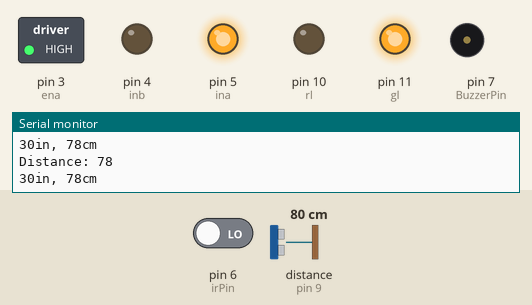
This sketch was run on a simulated Arduino Uno, built with avr-gcc and run on an emulated ATmega328P. Shown: switched loads named in the sketch (green lamp = pin HIGH), output pins drawn as LEDs (lit = HIGH), buzzer (waves = sounding, pin HIGH), the last lines printed to the serial monitor. Wiring (inferred from the names in the program): ultrasonic range finder: trigger pin 8; echo pin 9. The test bench sets the inputs (shaded band); at power-on: distance to the obstacle (sensor on pin 9) 80 cm, pin 6 (irPin) LOW. The echo pulse lasts 58.3 µs per cm; pins used as bus, display or sensor lines are not drawn.

Above: at 1.2 s.
1.3 s: distance to the obstacle (sensor on pin 9) set to 30 cm
2.8 s: distance to the obstacle (sensor on pin 9) set to 26 cm
At 4.0 s:
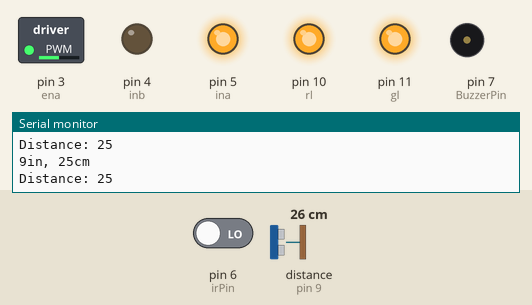
4.3 s: pin 6 (irPin) driven HIGH
At 5.3 s:
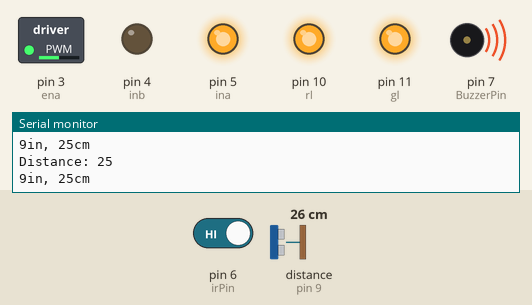
5.8 s: distance to the obstacle (sensor on pin 9) set to 35 cm
At 7.0 s:
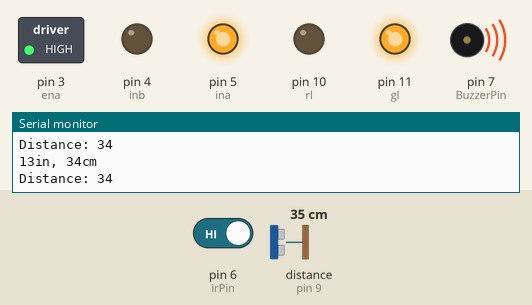
7.3 s: pin 6 (irPin) driven LOW
At 7.9 s:
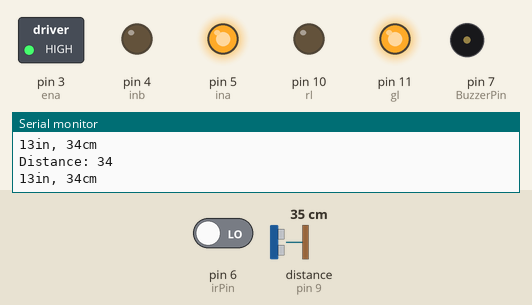
8.8 s: distance to the obstacle (sensor on pin 9) set to 9 cm
At 10.3 s:
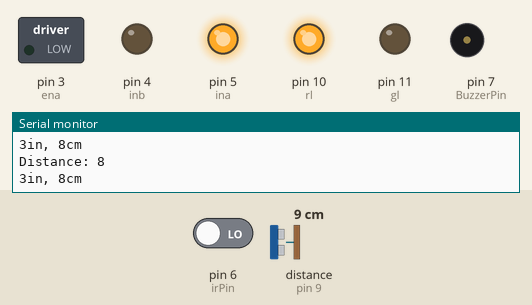
Timing chart, 0 to 11.4 s (numbered marks = the images above; inputs shaded):
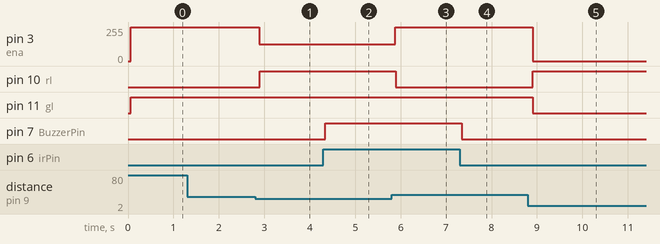

Measured:
- the behaviour switches between 29 and 28 cm on distance to the obstacle (sensor on pin 9) (found by bisection; images 0 and 1)
- after the input at 2.8 s, pin 3 (ena): 255/255 → 127/255 after 0.09 s; pin 10 (rl): LOW → HIGH after 0.10 s
- after the input at 4.3 s, pin 7 (BuzzerPin): LOW → HIGH at once
- after the input at 5.8 s, pin 3 (ena): 127/255 → 255/255 after 0.09 s; pin 10 (rl): HIGH → LOW after 0.09 s
- after the input at 7.3 s, pin 7 (BuzzerPin): HIGH → LOW at once
- after the input at 8.8 s, pin 3 (ena): 255/255 → 0/255 after 0.11 s; pin 10 (rl): LOW → HIGH after 0.11 s; pin 11 (gl): HIGH → LOW after 0.11 s

The sketch:

Adaptive_Cruise_Control.ino
```cpp
//const int pingPin = 7;
const int trigPin = 8;
const int echoPin = 9;
const int irPin = 6;
const int BuzzerPin = 7;
const int ina = 5;
const int inb = 4;
const int ena = 3;
const int rl = 10;
const int gl = 11;

int cm, inches, distance;
long duration;

void setup()
{
  Serial.begin(9600); // initialize serial communication
  // pinMode(3, OUTPUT); // initialize motor at pin 3 as output
  // pinMode(2, OUTPUT); // initialize LED at pin 2 as output
  pinMode(rl, OUTPUT); // initialize LED at pin 8 as output
  pinMode(gl, OUTPUT); // initialize LED at pin 9 as output

  pinMode(ena, OUTPUT);
  pinMode(ina, OUTPUT);
  pinMode(inb, OUTPUT);

  pinMode(irPin, INPUT);
  pinMode(BuzzerPin, OUTPUT);

  pinMode(trigPin, OUTPUT); // Sets the trigPin as an Output
  pinMode(echoPin, INPUT); // Sets the echoPin as an Input

  // Motor is set to run in the same direction forever (only speed changes)
  digitalWrite(ina, HIGH);
  digitalWrite(inb, LOW);
}

void loop()
{
   digitalWrite(trigPin, LOW);
  delayMicroseconds(2);
  // Sets the trigPin on HIGH state for 10 micro seconds
  digitalWrite(trigPin, HIGH);
  delayMicroseconds(10);
  digitalWrite(trigPin, LOW);
  // Reads the echoPin, returns the sound wave travel time in microseconds
  duration = pulseIn(echoPin, HIGH);
  // Calculating the distance
  distance = duration * 0.034 / 2;
  // Prints the distance on the Serial Monitor
  Serial.print("Distance: ");
  Serial.println(distance);

  cm = distance;
  inches = cm/2.54;

  Serial.print(inches);
  Serial.print("in, ");
  Serial.print(cm);
  Serial.print("cm");
  Serial.println();

  delay(50);


  if(inches <= 5)           // if object is placed at distance < 50 inches
    {
    analogWrite(ena,0);        // Set the MOTOR speed to 0
    delay(5);
    digitalWrite(rl,HIGH);    // turn BLUE led ON
    digitalWrite(gl,LOW);
    digitalWrite(9,LOW);
    }
  else if(inches >=5 && inches <= 10)     // if object is placed at distance in between 50 to 100 inches
    {
    analogWrite(ena,127);       // Set the MOTOR speed to HALF speed i.e. 127
    delay(5);
    digitalWrite(gl,HIGH);
    digitalWrite(rl,HIGH);     // turn GREEN led ON
    digitalWrite(9,LOW);
    }
  else                        // if object is placed at distance > 100 inches
    {
    analogWrite(3,255);       // Set the MOTOR speed to FULL speed i.e. 255
    delay(5);
    digitalWrite(2,LOW);
    digitalWrite(rl,LOW);
    digitalWrite(gl,HIGH);     // turn ORANGE led ON
    }

  if(digitalRead(irPin) == HIGH){
  	digitalWrite(BuzzerPin, HIGH);
  }
  else{
    digitalWrite(BuzzerPin, LOW);
  }

}
```
